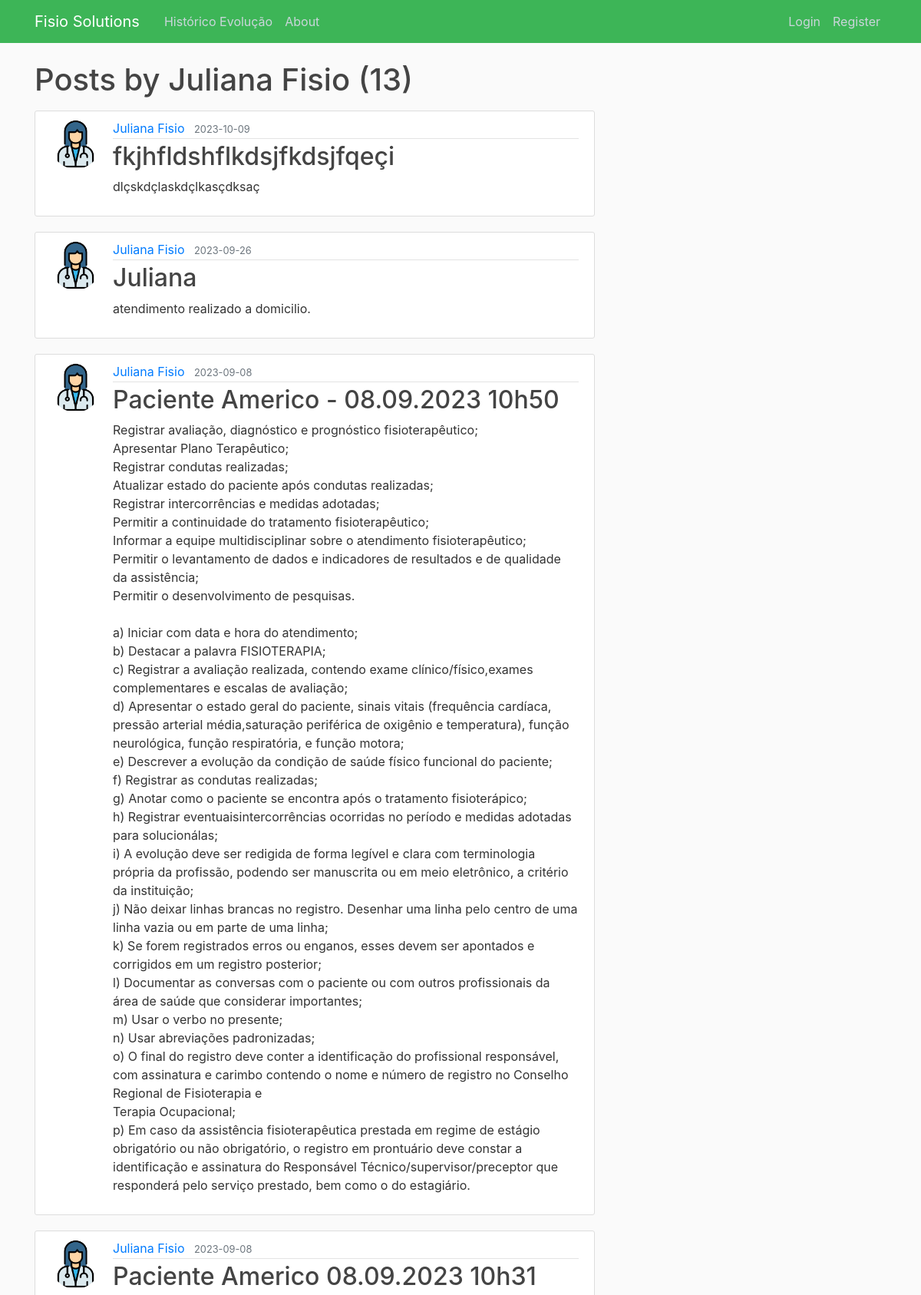
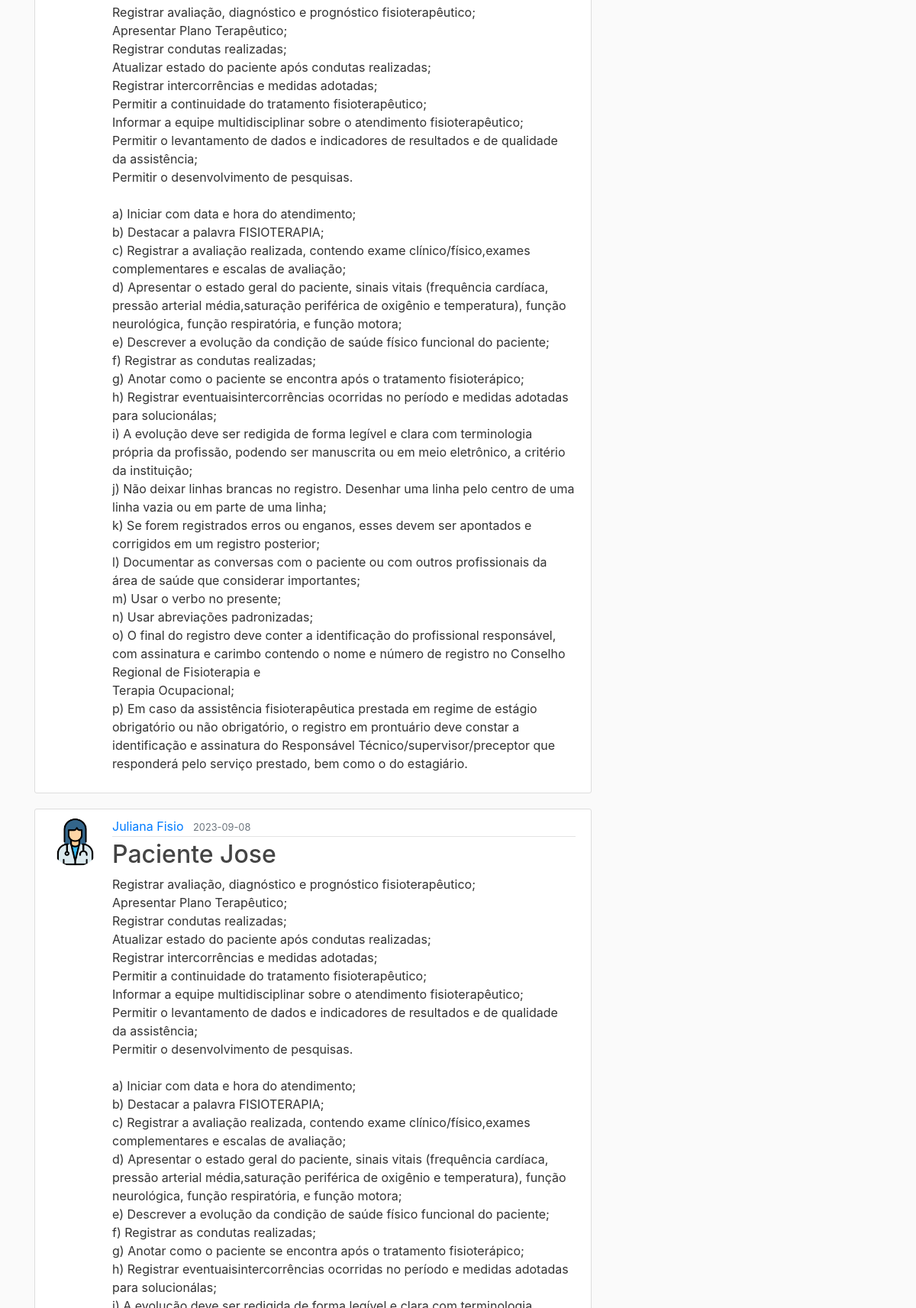
The app's page /user/Juliana Fisio (upper part) with its own data (2 pictures, top to bottom).
### webapp/models.py (models this page shows, shortened)
class User(db.Model, UserMixin):
    id = db.Column(db.Integer, primary_key=True)
    username = db.Column(db.String(20), unique=True, nullable=False)
    email = db.Column(db.String(120), unique=True, nullable=False)
    image_file = db.Column(db.String(20), nullable=False, default='default.jpg')
    password = db.Column(db.String(60), nullable=False)
    posts = db.relationship('Post', backref='author', lazy=True)

class Post(db.Model):
    id = db.Column(db.Integer, primary_key=True)
    title = db.Column(db.String(100), nullable=False)
    date_posted = db.Column(db.DateTime, nullable=False, default=datetime.utcnow)
    content = db.Column(db.Text, nullable=False)
    user_id = db.Column(db.Integer, db.ForeignKey('user.id'), nullable=False)

### webapp/users/routes.py (the view)
@users.route("/user/<string:username>")
def user_posts(username):
    page = request.args.get('page', 1, type=int)
    user = User.query.filter_by(username=username).first_or_404()
    posts = Post.query.filter_by(author=user)\
        .order_by(Post.date_posted.desc())\
        .paginate(page=page, per_page=5)
    return render_template('user_posts.html', posts=posts, user=user)

### webapp/templates/user_posts.html (shortened to what this page needs)
{% extends "layout.html" %}
{% block content %}
    <h1 class="mb-3">Posts by {{ user.username }} ({{ posts.total }})</h1>
    {% for post in posts.items %}
        <article class="media content-section">
          <img class="rounded-circle article-img" src="{{ url_for('static', filename='profile_pics/' + post.author.image_file) }}">
          <div class="media-body">
            <div class="article-metadata">
              <a class="mr-2" href="{{ url_for('users.user_posts', username=post.author.username) }}">{{ post.author.username }}</a>
              <small class="text-muted">{{ post.date_posted.strftime('%Y-%m-%d') }}</small>
            </div>
            <h2><a class="article-title" href="{{ url_for('posts.post', post_id=post.id) }}">{{ post.title }}</a></h2>
            <p class="article-content">{{ post.content }}</p>
          </div>
        </article>
    {% endfor %}
{% endblock content %}

### webapp/static/main.css (style rules this page uses)
body { background: #fafafa; color: #333333; margin-top: 5rem; }
h1, h2, h3, h4, h5, h6 { color: #444444; }
.content-section { background: #ffffff; padding: 10px 20px; border: 1px solid #dddddd; border-radius: 3px; margin-bottom: 20px; }
.article-title { color: #444444; }
.article-content { white-space: pre-line; }
.article-img { height: 65px; width: 65px; margin-right: 16px; }
.article-metadata { padding-bottom: 1px; margin-bottom: 4px; border-bottom: 1px solid #e3e3e3 }

### records on screen
User: username "Juliana Fisio"
Post: image_file (placeholder picture), author.username "Juliana Fisio", date_posted "2023-10-09", title "fkjhfldshflkdsjfkdsjfqeçi", content "dlçskdçlaskdçlkasçdksaç"
Post: image_file (placeholder picture), author.username "Juliana Fisio", date_posted "2023-09-26", title "Juliana", content "atendimento realizado a domicilio."
Post: image_file (placeholder picture), author.username "Juliana Fisio", date_posted "2023-09-08", title "Paciente Americo - 08.09.2023 10h50", content "Registrar avaliação, diagnóstico e prognóstico fisioterapêutico; Apresentar Plano Terapêutico; Registrar condutas realizadas; Atualizar estado do paciente após condutas realizadas; Registrar intercorrências e medidas adotadas; Permitir a continuidade do tratamento fisioterapêutico; Informar a equipe multidisciplinar sobre o atendimento fisioterapêutico; Permitir o levantamento de dados e indicadores de resultados e de qualidade da assistência; Permitir o desenvolvimento de pesquisas. a) Iniciar com data e hora do atendimento; b) Destacar a palavra FISIOTERAPIA; c) Registrar a avaliação realizada, contendo exame clínico/físico,exames complementares e escalas de avaliação; d) Apresentar o…"
Post: image_file (placeholder picture), author.username "Juliana Fisio", date_posted "2023-09-08", title "Paciente Americo 08.09.2023 10h31", content "Registrar avaliação, diagnóstico e prognóstico fisioterapêutico; Apresentar Plano Terapêutico; Registrar condutas realizadas; Atualizar estado do paciente após condutas realizadas; Registrar intercorrências e medidas adotadas; Permitir a continuidade do tratamento fisioterapêutico; Informar a equipe multidisciplinar sobre o atendimento fisioterapêutico; Permitir o levantamento de dados e indicadores de resultados e de qualidade da assistência; Permitir o desenvolvimento de pesquisas. a) Iniciar com data e hora do atendimento; b) Destacar a palavra FISIOTERAPIA; c) Registrar a avaliação realizada, contendo exame clínico/físico,exames complementares e escalas de avaliação; d) Apresentar o…"
Post: image_file (placeholder picture), author.username "Juliana Fisio", date_posted "2023-09-08", title "Paciente Jose"

### other values on screen
{{ posts.total }} "13"
